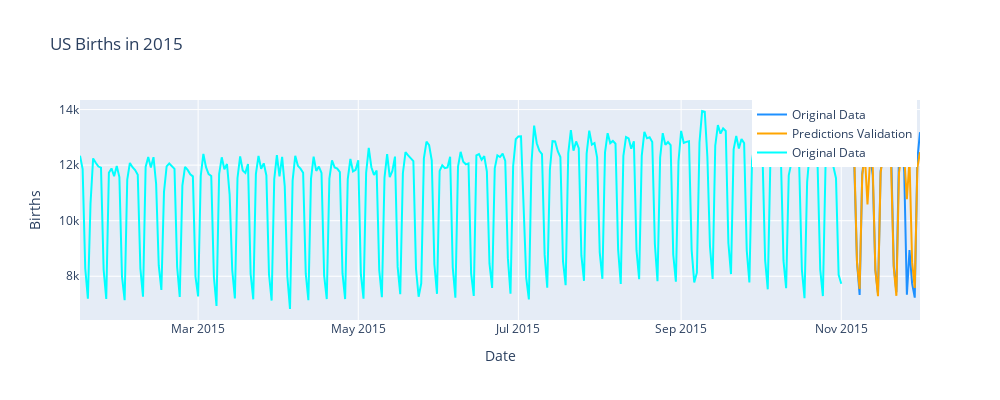

Notebook cell for this chart:
### Code cell
# Assuming you have loaded your dataset into a DataFrame named 'df' and 'predictions' contains the predicted values

# Create the figure
fig = go.Figure()

# Plot the original data
fig.add_trace(go.Scatter(x=pd.DataFrame(endog_val).index, y=pd.DataFrame(endog_val)["births"], mode='lines', name='Original Data', line=dict(color='dodgerblue')))

# Plot the predicted data
fig.add_trace(go.Scatter(x=val_preds.index, y=val_preds, mode='lines', name='Predictions Validation', line=dict(color='orange')))

fig.add_trace(go.Scatter(x=pd.DataFrame(endog_train).index, y=pd.DataFrame(endog_train)["births"], mode='lines', name='Original Data', line=dict(color='cyan')))

# Plot the predicted data
#fig.add_trace(go.Scatter(x=train_preds.index, y=train_preds, mode='lines', name='Predictions Train', line=dict(color='black')))


# Add layout information
fig.update_layout(title='US Births in 2015',
                  xaxis_title='Date',
                  yaxis_title='Births',
                  showlegend=True,
                  legend=dict(x=0.8, y=1),
                  height=400,
                  width=1000,
              #  xaxis=dict(range=['2015-01-01', '2015-12-31'])
                )  # Limit x-axis to the year 2015


# Show the plot
fig.show()

### Figure 1 — Plotly figure (JSON) as saved in the notebook; plotly's stock layout.template omitted (floating-point values rounded to 4 significant figures; data arrays with more than 128 entries replaced by an {"elided": "..."} marker saying what was removed)
{"data": [{"line": {"color": "dodgerblue"}, "mode": "lines", "name": "Original Data", "type": "scatter", "x": ["2015-11-02T00:00:00", "2015-11-03T00:00:00", "2015-11-04T00:00:00", "2015-11-05T00:00:00", "2015-11-06T00:00:00", "2015-11-07T00:00:00", "2015-11-08T00:00:00", "2015-11-09T00:00:00", "2015-11-10T00:00:00", "2015-11-11T00:00:00", "2015-11-12T00:00:00", "2015-11-13T00:00:00", "2015-11-14T00:00:00", "2015-11-15T00:00:00", "2015-11-16T00:00:00", "2015-11-17T00:00:00", "2015-11-18T00:00:00", "2015-11-19T00:00:00", "2015-11-20T00:00:00", "2015-11-21T00:00:00", "2015-11-22T00:00:00", "2015-11-23T00:00:00", "2015-11-24T00:00:00", "2015-11-25T00:00:00", "2015-11-26T00:00:00", "2015-11-27T00:00:00", "2015-11-28T00:00:00", "2015-11-29T00:00:00", "2015-11-30T00:00:00", "2015-12-01T00:00:00"], "y": [12236, 12524, 12279, 12452, 11909, 8517, 7324, 11688, 12451, 12311, 12329, 11643, 8221, 7378, 11791, 12321, 12230, 12504, 12495, 8392, 7427, 12419, 13051, 11745, 7332, 8942, 7734, 7230, 12214, 13185]}, {"line": {"color": "orange"}, "mode": "lines", "name": "Predictions Validation", "type": "scatter", "x": ["2015-11-02T00:00:00", "2015-11-03T00:00:00", "2015-11-04T00:00:00", "2015-11-05T00:00:00", "2015-11-06T00:00:00", "2015-11-07T00:00:00", "2015-11-08T00:00:00", "2015-11-09T00:00:00", "2015-11-10T00:00:00", "2015-11-11T00:00:00", "2015-11-12T00:00:00", "2015-11-13T00:00:00", "2015-11-14T00:00:00", "2015-11-15T00:00:00", "2015-11-16T00:00:00", "2015-11-17T00:00:00", "2015-11-18T00:00:00", "2015-11-19T00:00:00", "2015-11-20T00:00:00", "2015-11-21T00:00:00", "2015-11-22T00:00:00", "2015-11-23T00:00:00", "2015-11-24T00:00:00", "2015-11-25T00:00:00", "2015-11-26T00:00:00", "2015-11-27T00:00:00", "2015-11-28T00:00:00", "2015-11-29T00:00:00", "2015-11-30T00:00:00", "2015-12-01T00:00:00"], "y": [11980.0, 12560.0, 12410.0, 12440.0, 12140.0, 8497.0, 7540.0, 11650.0, 12340.0, 10590.0, 12220.0, 11910.0, 8216.0, 7284.0, 11730.0, 12430.0, 12210.0, 12270.0, 11970.0, 8313.0, 7295.0, 11720.0, 12450.0, 12280.0, 10770.0, 12200.0, 8508.0, 7582.0, 11920.0, 12460.0]}, {"line": {"color": "cyan"}, "mode": "lines", "name": "Original Data", "type": "scatter", "x": {"elided": "291 str values"}, "y": {"elided": "291 int values"}}], "layout": {"height": 400, "legend": {"x": 0.8, "y": 1}, "showlegend": true, "title": {"text": "US Births in 2015"}, "width": 1000, "xaxis": {"title": {"text": "Date"}}, "yaxis": {"title": {"text": "Births"}}}}
